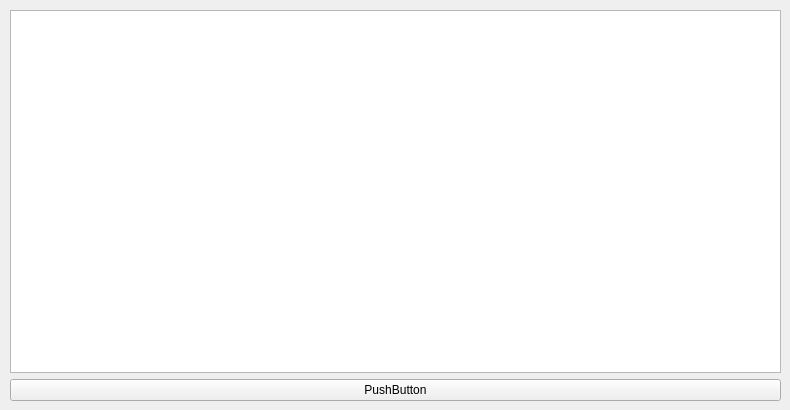
<?xml version="1.0" encoding="UTF-8"?>
<ui version="4.0">
 <class>Tab5Mysql</class>
 <widget class="QWidget" name="Tab5Mysql">
  <property name="geometry">
   <rect>
    <x>0</x>
    <y>0</y>
    <width>790</width>
    <height>410</height>
   </rect>
  </property>
  <property name="windowTitle">
   <string>Form</string>
  </property>
  <widget class="QWidget" name="verticalLayoutWidget">
   <property name="geometry">
    <rect>
     <x>10</x>
     <y>10</y>
     <width>771</width>
     <height>391</height>
    </rect>
   </property>
   <layout class="QVBoxLayout" name="verticalLayout">
    <item>
     <widget class="QTableView" name="pTvNowStatDb"/>
    </item>
    <item>
     <widget class="QPushButton" name="pPbReport">
      <property name="text">
       <string>PushButton</string>
      </property>
     </widget>
    </item>
   </layout>
  </widget>
 </widget>
 <resources/>
 <connections/>
</ui>
